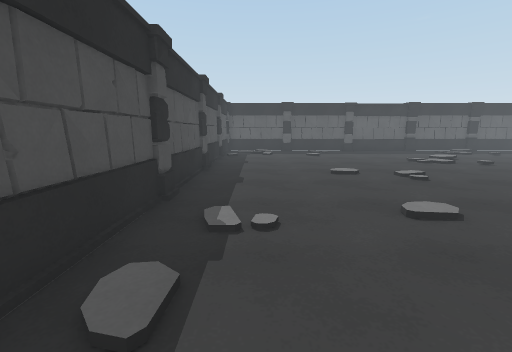
view 1 (above)

15 first-person views from a walk through a Unity game level. The camera is 1.3 m above the floor, tilts 10° down and sees 90° across. The floor is counted in squares, 1 m on a side. Each view is taken from the middle of a square. On the plan, view 1 faces up. The plan holds only what a view shows up to about 13 squares ahead; the rest is blank. The place goes on beyond the plan. The player character is not drawn.

view 2
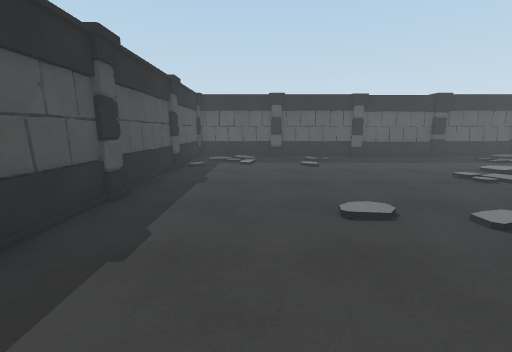

view 3
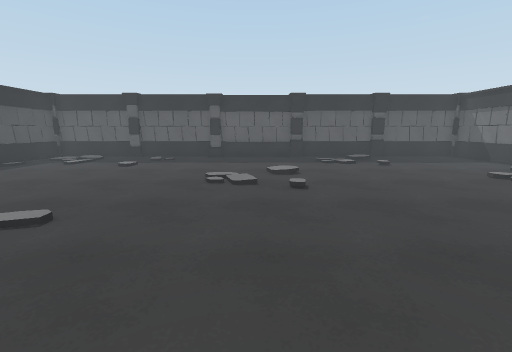

view 4
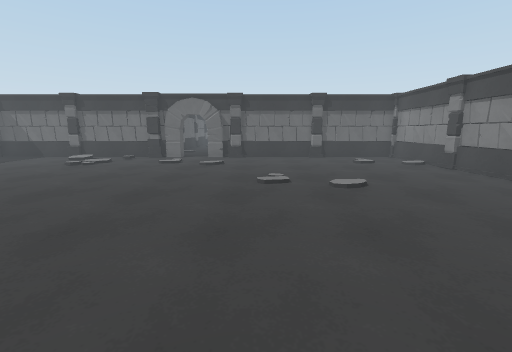

view 5
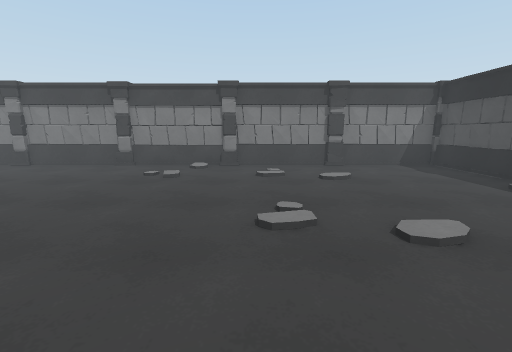

view 6
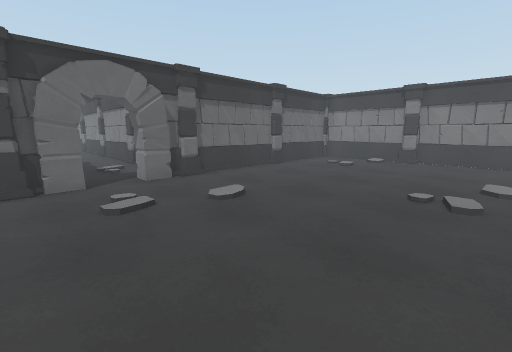

view 7
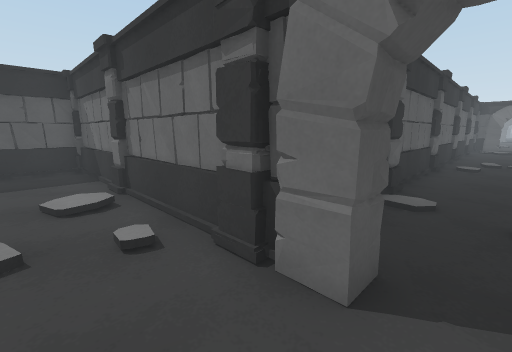

view 8
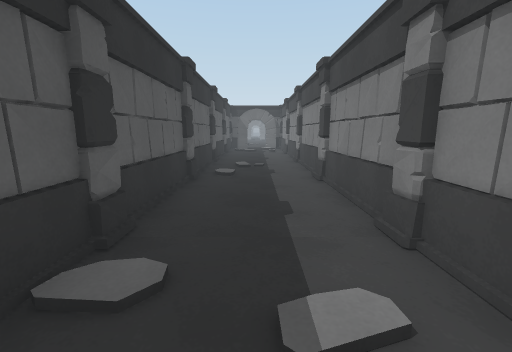

view 9
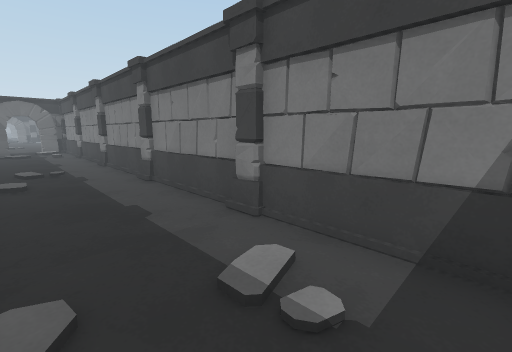

view 10
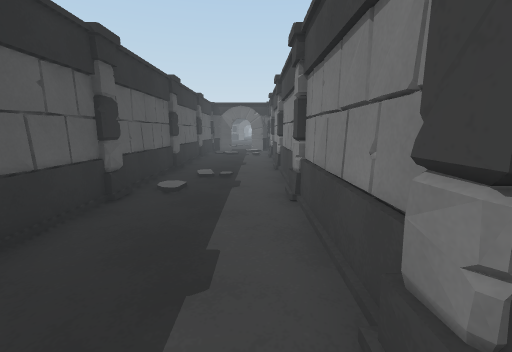

view 11
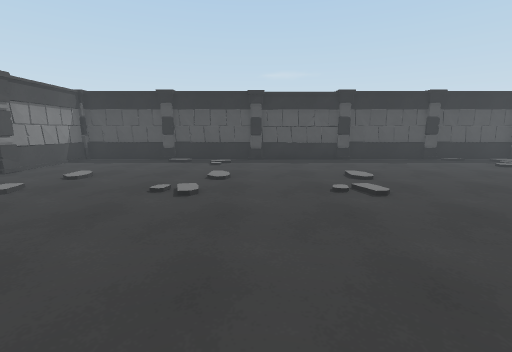

view 12
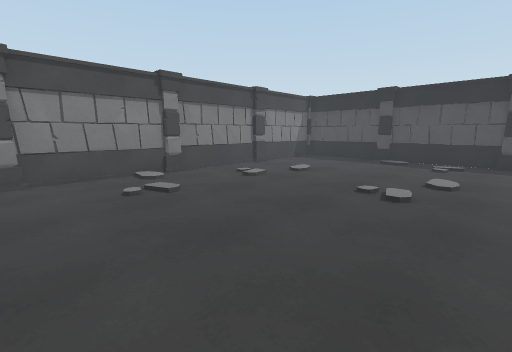

view 13
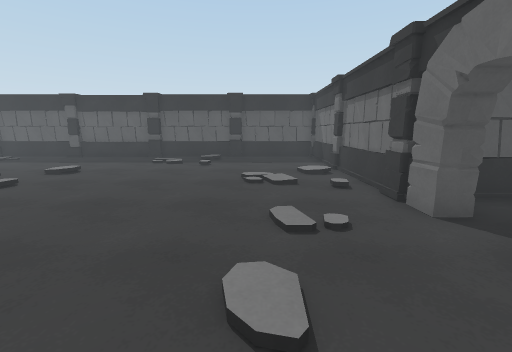

view 14
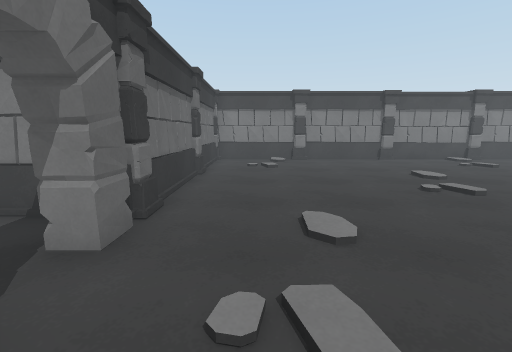

view 15
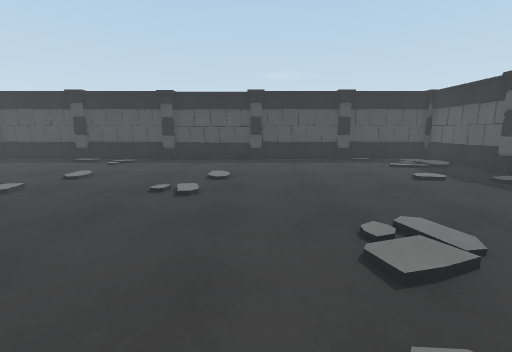

### Floor plan
Key: @ floor where view 1 was taken; # wall or solid block; . floor; / step, stairs or slope.
Columns run from 2 left of view 1 to 32 right of it. Each row starts with its distance up from view 1.
 17 #####################
 16 #.//.........../....#
 15 #............//.....#
 14 #.............//....#
 13 #...................#
 12 #........../......./#
 11 #........//......//.#
 10 #.........//......//#
  9 #...................###############
  8 #...................#..............
  7 #..................................
  6 #...................#..............
  5 #...................###############
  4 #...................#
  3 #...................#
  2 #...................#
  1 #...................#
  0 #.@.................#
 -1 #...................#
 -2 #...................#
 -3 #####################

Positions as (right, up) in squares from view 1, and headings:
1: (0, 0), facing up
2: (1, 4), facing up
3: (8, 4), facing up
4: (5, 4), facing right
5: (5, 7), facing down
6: (11, 9), facing down-right
7: (16, 7), facing up-right
8: (19, 7), facing right
9: (19, 8), facing down-right
10: (21, 6), facing right
11: (10, 5), facing left
12: (10, 5), facing down-left
13: (15, 4), facing up
14: (16, 9), facing down
15: (10, 9), facing left
